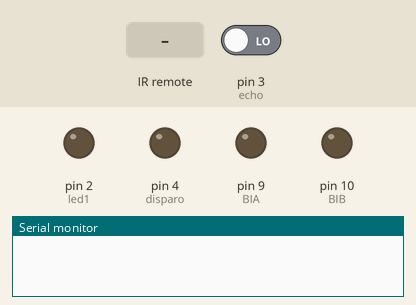
A sketch run on a simulated Arduino Uno, built with avr-gcc and run on an emulated ATmega328P. On the bench: output pins drawn as LEDs (lit = HIGH), the last lines printed to the serial monitor. Dashed ring = blinking. The inputs (shaded band) are chosen by the test bench; at power-on: pin 3 (echo) LOW.

Above: at 1.3 s.
1.4 s: infrared code 0xFF6897 received
At 2.8 s:
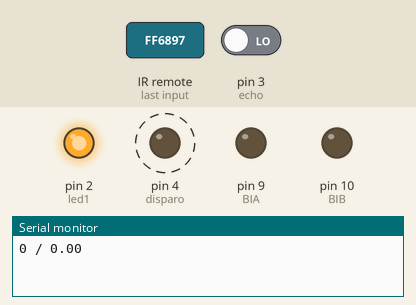
5.0 s: infrared code 0xFF30CF received
At 7.8 s:
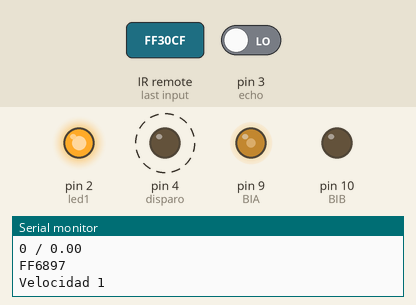
9.8 s: infrared code 0xFF18E7 received
At 13.8 s:
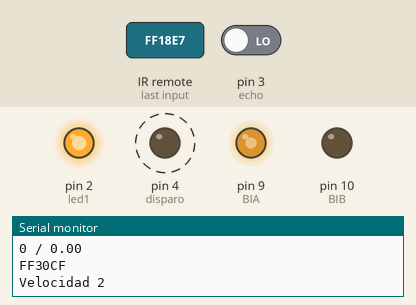
14.6 s: infrared code 0xFF7A85 received
At 18.3 s:
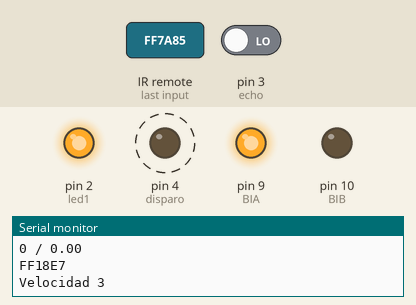
19.4 s: infrared code 0xFFE01F received
At 22.8 s:
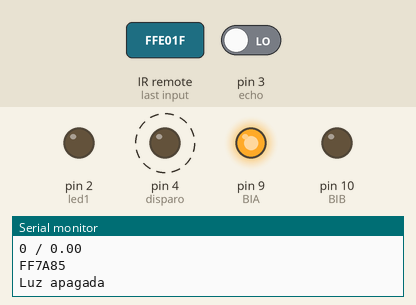
24.2 s: infrared code 0xFF6897 received
At 27.3 s:
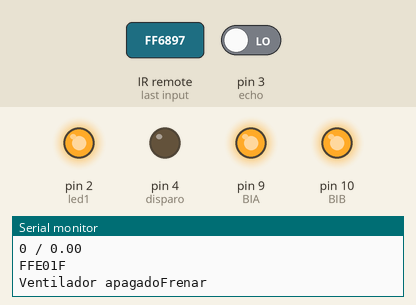
Timing chart, 0 to 30.0 s (numbered marks = the images above; inputs shaded):
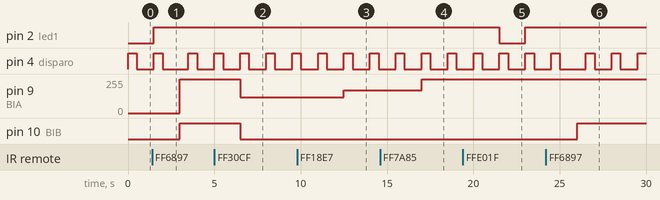

Measured:
- after the input at 1.4 s, pin 4 (disparo): LOW → HIGH after 2.1 s, → LOW 0.50 s later; pin 9 (BIA): 0/255 → 255/255 after 1.6 s; pin 10 (BIB): LOW → HIGH after 1.6 s
- after the input at 5.0 s, pin 9 (BIA): 255/255 → 120/255 after 1.5 s; pin 10 (BIB): HIGH → LOW after 1.5 s
- after the input at 9.8 s, pin 9 (BIA): 120/255 → 170/255 after 2.7 s
- after the input at 14.6 s, pin 9 (BIA): 170/255 → 255/255 after 2.4 s
- after the input at 19.4 s, pin 2 (led1): HIGH → LOW after 2.1 s, → HIGH 1.5 s later
- after the input at 24.2 s, pin 10 (BIB): LOW → HIGH after 1.8 s

The sketch:

PROYECTO_FINALZabala.ino
```cpp
/* Proyecto final arduino 2023. Zabala Daiana

  OBJETIVO: Realizar una lampara portatil con un ventilador con conexion usb.
  Lampara: tira de Leds reutilizados.
  -se encendera con un control remoto y tambien tactil con el sensor ultrasonico.
  -Encender cuando se acerca la mano
  -prender la luz
  -apagar la luz


  ventilador: se realizará con un motor.
  -Encender ventilador
  -Apagar ventilador
  -3 velocidades de ventilador.

*/

#include <IRremote.h>

//DECLARO VARIABLES
const int led1 = 2; //LED
const int disparo = 4;
const int echo = 3;
const int BIA = 9;
const int BIB = 10;
int ReceptorIR = 5;

long tiempoPulso;
float distancia;

IRrecv receptorIr(ReceptorIR);
decode_results codigoLeido;
decode_results codigoLeidoNuevo;


void setup() {
  Serial.begin(9600);
  receptorIr.enableIRIn();

  pinMode(led1, OUTPUT);//INICIALIZO LOS PINES DE SALIDA
  pinMode(disparo, OUTPUT);
  pinMode(echo, INPUT);
  pinMode(BIA, OUTPUT);
  pinMode(BIB, OUTPUT);

  digitalWrite(led1, LOW);
  digitalWrite(disparo, LOW);
  analogWrite(BIA, 0);
  analogWrite(BIB, 0);
}

void loop() {
  if (receptorIr.decode(&codigoLeidoNuevo))
  {
    receptorIr.resume();
  }

  medirDistancia();
  encenderLuz();


  if (codigoLeidoNuevo.value != codigoLeido.value &&
      codigoLeidoNuevo.value != 0xFFFFFFFF) {

    Serial.println(codigoLeido.value, HEX);
    codigoLeido = codigoLeidoNuevo;
    switch (codigoLeido.value) {

      //boton 0 apagar ventilador
      case 0xFF6897:
        Serial.print("Ventilador apagado");
        frenar();
        break;

      //BOTON 1
      case 0xFF30CF:
        Velocidad1();
        break;

      //boton 2
      case 0xFF18E7:
        Velocidad2();
        break;

      //boton 3
      case 0xFF7A85:
        Velocidad3();
        break;

      //boton - apagar luz
      case 0xFFE01F:
        Serial.print("Luz apagada");
        digitalWrite(led1, LOW);
        break;

      //boton + encender luz
      case 0xFFA857:
        Serial.print("Luz encendida");
        digitalWrite(led1, HIGH);
        break;
    }

  }
}


void medirDistancia() {
  digitalWrite(disparo, HIGH);
  delay(500);
  digitalWrite(disparo, LOW);
  tiempoPulso = pulseIn(echo, HIGH);
  distancia =  0.0340 / 2 * tiempoPulso;

  Serial.print(tiempoPulso);
  Serial.print(" / ");
  Serial.println(distancia);
}


void encenderLuz() {
  //SI LA DISTANCIA ES MENOR A 5 LO ENCIENDO LO APAGO CON EL CONTROL.
  if (distancia < 5) {
    digitalWrite(led1, HIGH);
  }
}


void Velocidad1() {
  Serial.println("Velocidad 1");
  analogWrite(BIA, 120);
  analogWrite(BIB, 0);
}

void Velocidad2() {
  Serial.println("Velocidad 2");
  analogWrite(BIA, 170);
  analogWrite(BIB, 0);
}

void Velocidad3() {
  Serial.println("Velocidad 3");
  analogWrite(BIA, 255);
  analogWrite(BIB, 0);
}


void frenar() {
  Serial.println("Frenar");
  analogWrite(BIA, 255);
  analogWrite(BIB, 255);
  delay(500);
}
```
